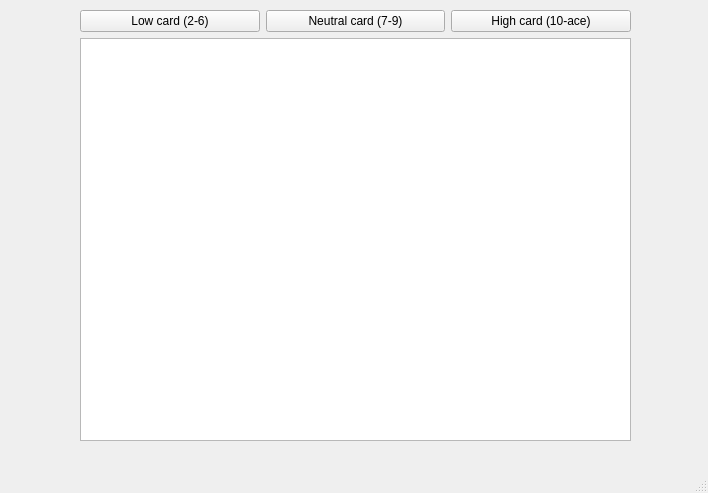
<?xml version="1.0" encoding="UTF-8"?>
<ui version="4.0">
 <class>MainWindow</class>
 <widget class="QMainWindow" name="MainWindow">
  <property name="geometry">
   <rect>
    <x>0</x>
    <y>0</y>
    <width>708</width>
    <height>493</height>
   </rect>
  </property>
  <property name="windowTitle">
   <string>MainWindow</string>
  </property>
  <widget class="QWidget" name="centralwidget">
   <widget class="QWidget" name="verticalLayoutWidget">
    <property name="geometry">
     <rect>
      <x>80</x>
      <y>10</y>
      <width>551</width>
      <height>431</height>
     </rect>
    </property>
    <layout class="QVBoxLayout" name="verticalLayout">
     <item>
      <layout class="QHBoxLayout" name="horizontalLayout_2">
       <item>
        <widget class="QPushButton" name="low_card_button">
         <property name="text">
          <string>Low card (2-6)</string>
         </property>
        </widget>
       </item>
       <item>
        <widget class="QPushButton" name="neutral_card_button">
         <property name="text">
          <string>Neutral card (7-9)</string>
         </property>
        </widget>
       </item>
       <item>
        <widget class="QPushButton" name="high_card_button">
         <property name="text">
          <string>High card (10-ace)</string>
         </property>
        </widget>
       </item>
      </layout>
     </item>
     <item>
      <layout class="QHBoxLayout" name="horizontalLayout">
       <item>
        <widget class="QTextEdit" name="textEdit"/>
       </item>
      </layout>
     </item>
    </layout>
   </widget>
  </widget>
  <widget class="QMenuBar" name="menubar">
   <property name="geometry">
    <rect>
     <x>0</x>
     <y>0</y>
     <width>708</width>
     <height>22</height>
    </rect>
   </property>
  </widget>
  <widget class="QStatusBar" name="statusbar"/>
 </widget>
 <resources/>
 <connections/>
</ui>
